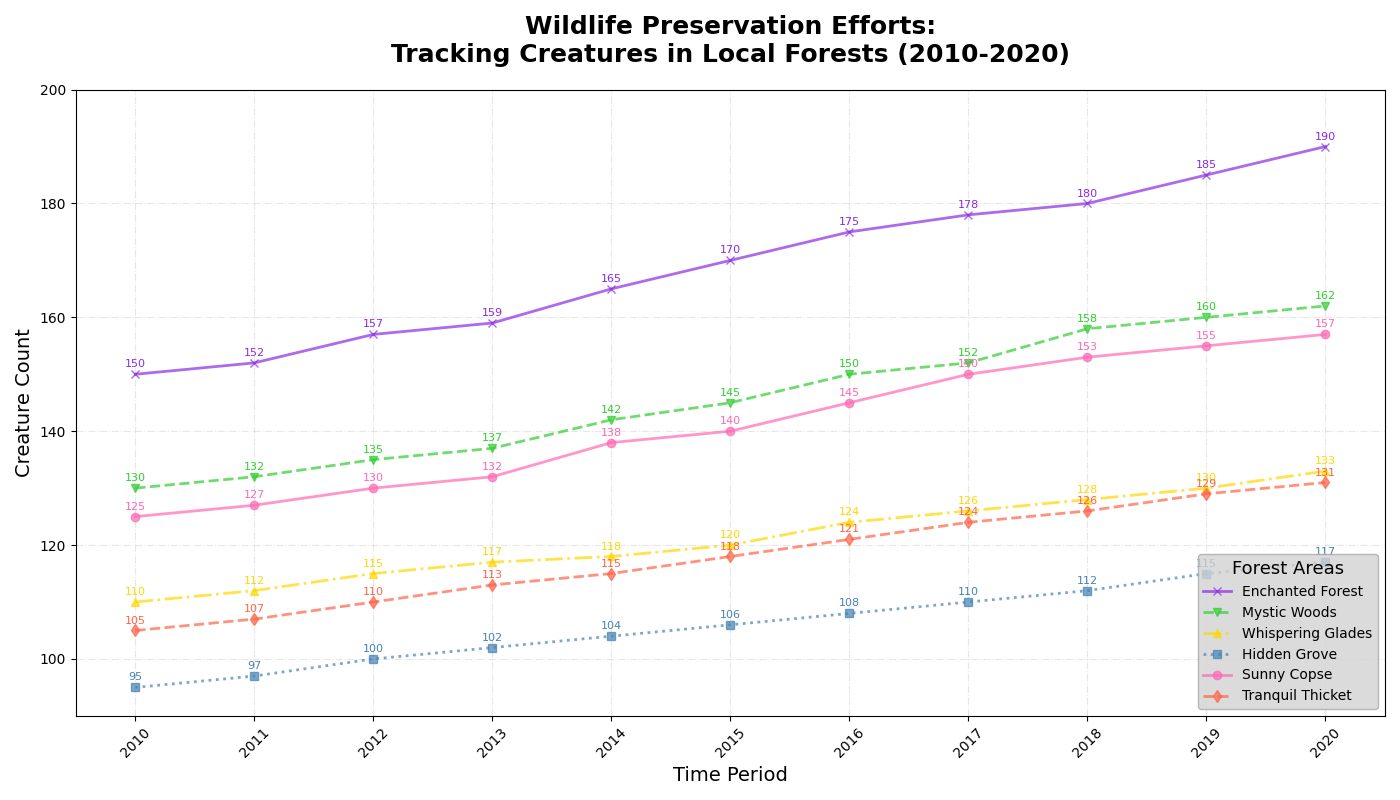

Here is the Python script that generated this plot:
import matplotlib.pyplot as plt
import numpy as np

years = np.arange(2010, 2021)

woodland_A = np.array([150, 152, 157, 159, 165, 170, 175, 178, 180, 185, 190])
woodland_B = np.array([130, 132, 135, 137, 142, 145, 150, 152, 158, 160, 162])
woodland_C = np.array([110, 112, 115, 117, 118, 120, 124, 126, 128, 130, 133])
woodland_D = np.array([95, 97, 100, 102, 104, 106, 108, 110, 112, 115, 117])
woodland_E = np.array([125, 127, 130, 132, 138, 140, 145, 150, 153, 155, 157])
woodland_F = np.array([105, 107, 110, 113, 115, 118, 121, 124, 126, 129, 131])

colors = ['#8A2BE2', '#32CD32', '#FFD700', '#4682B4', '#FF69B4', '#FF6347']
markers = ['x', 'v', '^', 's', 'o', 'd']
line_styles = ['-', '--', '-.', ':', '-', '--']

fig, ax1 = plt.subplots(figsize=(14, 8))

woodlands_data = [woodland_A, woodland_B, woodland_C, woodland_D, woodland_E, woodland_F]
woodland_names = ["Enchanted Forest", "Mystic Woods", "Whispering Glades", "Hidden Grove", "Sunny Copse", "Tranquil Thicket"]

for data, name, color, marker, line_style in zip(woodlands_data, woodland_names, colors, markers, line_styles):
    ax1.plot(years, data, label=name, color=color, marker=marker, linestyle=line_style, linewidth=2, alpha=0.7)
    for (x, y) in zip(years, data):
        ax1.annotate(f'{y}', xy=(x, y), xytext=(0, 5),
                     textcoords='offset points', ha='center', fontsize=8, color=color)

ax1.set_title('Wildlife Preservation Efforts:\nTracking Creatures in Local Forests (2010-2020)', 
              fontsize=18, fontweight='bold', pad=20)
ax1.set_xlabel('Time Period', fontsize=14)
ax1.set_ylabel('Creature Count', fontsize=14)
ax1.grid(True, linestyle='-.', alpha=0.3)

ax1.legend(title='Forest Areas', title_fontsize='13', loc='lower right', frameon=True, facecolor='lightgray', edgecolor='darkgray')

plt.xticks(years, rotation=45)
plt.ylim(90, 200)

plt.tight_layout()

plt.show()
